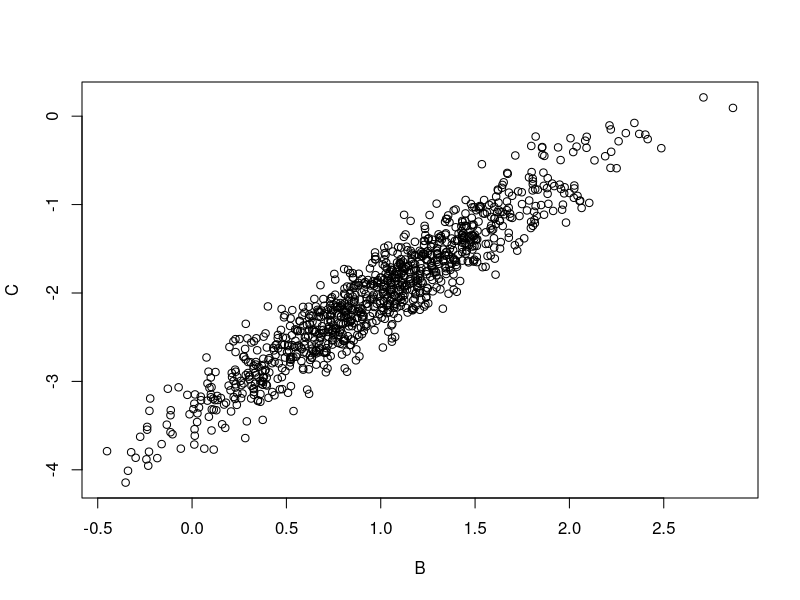
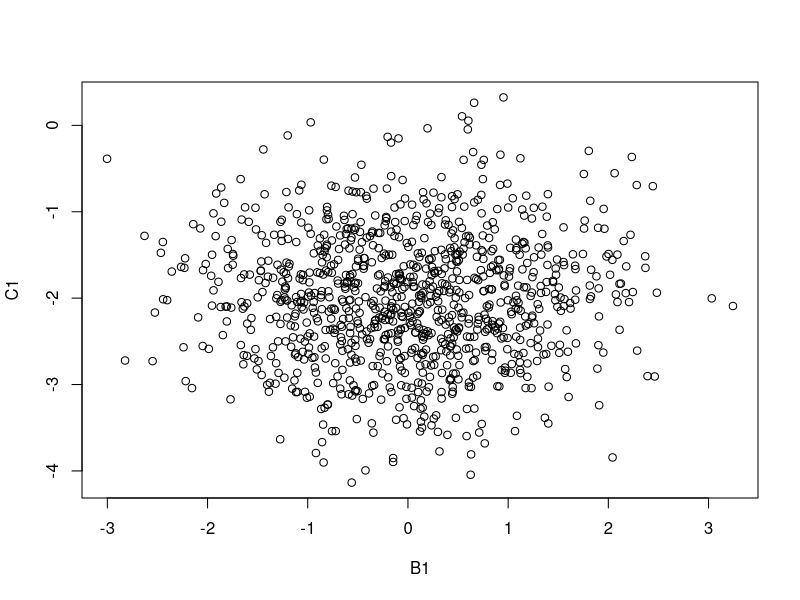

Write R code to recreate these figures, in order.

####                A
####               / \
####              V   V
####             B     C

n <- 1000
A <- rnorm(n)
B <- 1 + 0.5*A + rnorm(n, sd = 0.1)
C <- -2 + 0.7*A + rnorm(n, sd = 0.2)


plot(B,C)
cor(B,C)

####   intervene do(B = rnorm(n))
A1 <- rnorm(n)
B1 <- rnorm(n)
C1 <- -2 + 0.7*A + rnorm(n, sd = 0.2)

plot(B1,C1)
cor(B1, C1)
